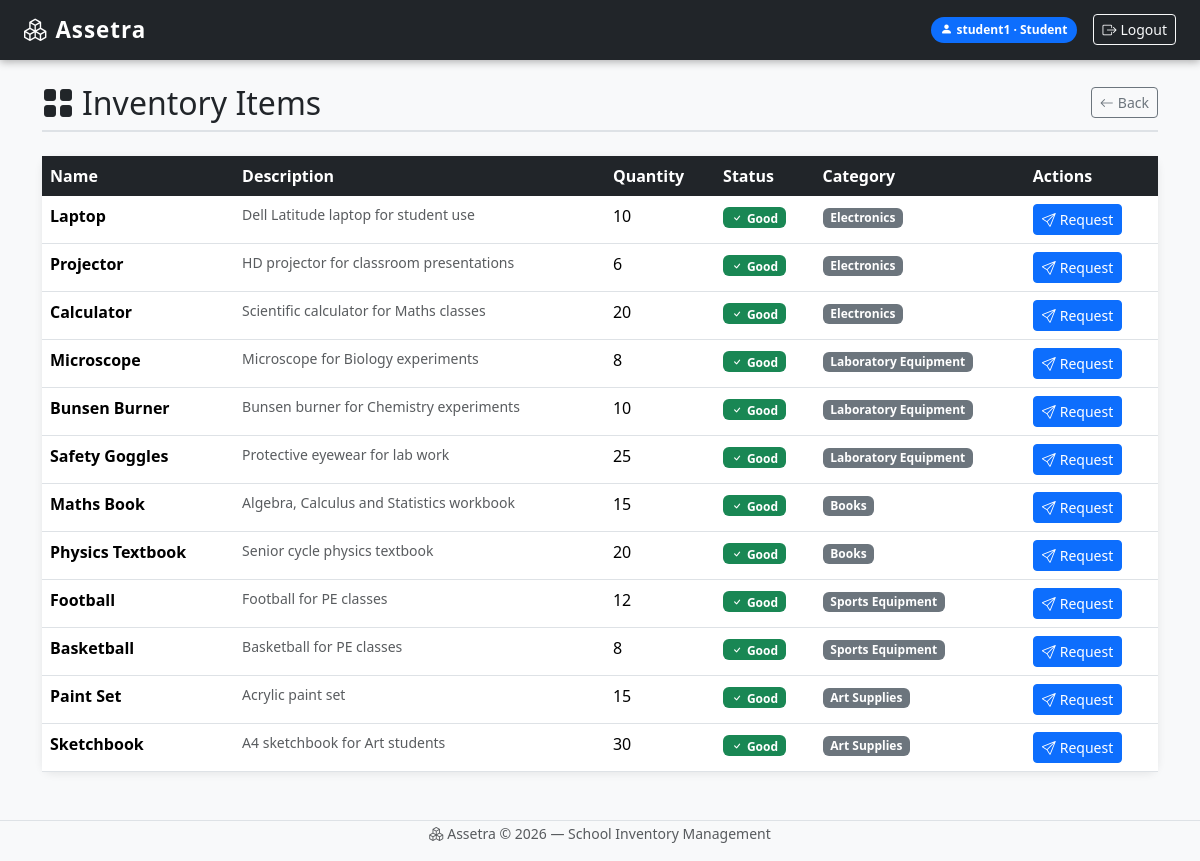
The page /items/ (signed in) on the database its author committed.
### inventory/models.py (models this page shows, shortened)
class Item(models.Model):
    name = models.CharField(max_length=100)
    description = models.TextField()
    quantity = models.IntegerField()
    category = models.ForeignKey(Category, on_delete=models.CASCADE)

class Category(models.Model):
    name = models.CharField(max_length=100)
    description = models.TextField()

### inventory/views.py (the view)
# urls.py: path('items/', views.item_list, name='item_list'),
def item_list(request):
    items = Item.objects.select_related('category').all()
    return render(request, 'inventory/items.html', {'items': items})

### inventory/templates/inventory/items.html (shortened to what this page needs)
{% extends "inventory/base.html" %}
{% block content %}
{% with role=user.groups.first.name %}
<div class="d-flex justify-content-between align-items-center page-header">
    <h2 class="mb-0"><i class="bi bi-grid-fill me-2"></i>Inventory Items</h2>
    <div class="d-flex gap-2">
        <a href="/" class="btn btn-outline-secondary btn-sm"><i class="bi bi-arrow-left me-1"></i>Back</a>
    </div>
</div>
{% if items %}
<div class="card mt-3">
    <div class="card-body p-0">
        <table class="table table-hover mb-0">
            <thead>
                <tr>
                    <th>Name</th>
                    <th>Description</th>
                    <th>Quantity</th>
                    <th>Status</th>
                    <th>Category</th>
                    {% if role == "Student" or role == "Staff" or role == "Manager" %}
                        <th>Actions</th>
                    {% endif %}
                </tr>
            </thead>
            <tbody>
                {% for item in items %}
                <tr>
                    <td class="fw-semibold">{{ item.name }}</td>
                    <td class="text-muted small">{{ item.description }}</td>
                    <td>{{ item.quantity }}</td>
                    <td>
                        {% if item.quantity > 5 %}
                            <span class="badge bg-success"><i class="bi bi-check me-1"></i>Good</span>
                        {% elif item.quantity > 0 %}
                            <span class="badge bg-warning text-dark"><i class="bi bi-exclamation me-1"></i>Low</span>
                        {% else %}
                            <span class="badge bg-danger"><i class="bi bi-x me-1"></i>Out</span>
                        {% endif %}
                    </td>
                    <td><span class="badge bg-secondary">{{ item.category.name }}</span></td>
                    {% if role == "Student" or role == "Staff" or role == "Manager" %}
                    <td>
                        {% if role == "Student" %}
                            {% if item.quantity > 0 %}
                                <a href="/request/{{ item.id }}/" class="btn btn-primary btn-sm">
                                    <i class="bi bi-send me-1"></i>Request
                                </a>
                            {% else %}
                                <span class="text-danger small">Out of Stock</span>
                            {% endif %}
                        {% endif %}
                    </td>
                    {% endif %}
                </tr>
                {% endfor %}
            </tbody>
        </table>
    </div>
</div>
{% else %}
<div class="alert alert-info mt-3"><i class="bi bi-info-circle me-2"></i>No items available.</div>
{% endif %}
{% endwith %}
{% endblock %}

### inventory/templates/inventory/base.html (shortened to what this page needs)
<!DOCTYPE html>
<html lang="en">
<head>
    <link href="https://cdn.jsdelivr.net/npm/bootstrap@5.3.3/dist/css/bootstrap.min.css" rel="stylesheet">
    <link href="https://cdn.jsdelivr.net/npm/bootstrap-icons@1.11.3/font/bootstrap-icons.min.css" rel="stylesheet">
</head>
<body>
<nav class="navbar navbar-dark bg-dark px-4">
    <a href="/" class="navbar-brand"><i class="bi bi-boxes me-2"></i>Assetra</a>
    <div class="d-flex align-items-center gap-3">
        {% if user.is_authenticated %}
            <span class="role-badge role-{{ user.groups.first.name }}">
                <i class="bi bi-person-fill me-1"></i>{{ user.username }} &middot; {{ user.groups.first.name }}
            </span>
            <form action="/logout/" method="post" class="m-0">
                <button type="submit" class="btn btn-outline-light btn-sm">
                    <i class="bi bi-box-arrow-right me-1"></i>Logout
                </button>
            </form>
        {% endif %}
    </div>
</nav>
<div class="container mt-4">
    {% block content %}{% endblock %}
</div>
<footer class="text-center mt-5 mb-3 text-muted">
    <small><i class="bi bi-boxes me-1"></i>Assetra &copy; 2026 &mdash; School Inventory Management</small>
</footer>
</body>
</html>

### inventory/templates/inventory/base.html (style rules this page uses)
body { background-color: #f8f9fa; }
.navbar { box-shadow: 0 2px 8px rgba(0,0,0,0.3); }
.navbar-brand { font-weight: 700; font-size: 1.4rem; letter-spacing: 1px; }
.role-badge { font-size: 0.75rem; padding: 4px 10px; border-radius: 20px; font-weight: 600; }
.role-Student { background: #0d6efd; color: #fff; }
.card { border: none; box-shadow: 0 2px 8px rgba(0,0,0,0.08); border-radius: 12px; }
.table thead th { background-color: #212529; color: #fff; border: none; }
footer { border-top: 1px solid #dee2e6; }
.page-header { border-bottom: 2px solid #dee2e6; padding-bottom: 0.5rem; margin-bottom: 1.5rem; }

### rows shown on the page
Item: name "Laptop", description "Dell Latitude laptop for student use", quantity "10", shows "Good", category.name "Electronics"
Item: name "Projector", description "HD projector for classroom presentations", quantity "6", shows "Good", category.name "Electronics"
Item: name "Calculator", description "Scientific calculator for Maths classes", quantity "20", shows "Good", category.name "Electronics"
Item: name "Microscope", description "Microscope for Biology experiments", quantity "8", shows "Good", category.name "Laboratory Equipment"
Item: name "Bunsen Burner", description "Bunsen burner for Chemistry experiments", quantity "10", shows "Good", category.name "Laboratory Equipment"
Item: name "Safety Goggles", description "Protective eyewear for lab work", quantity "25", shows "Good", category.name "Laboratory Equipment"
Item: name "Maths Book", description "Algebra, Calculus and Statistics workbook", quantity "15", shows "Good", category.name "Books"
Item: name "Physics Textbook", description "Senior cycle physics textbook", quantity "20", shows "Good", category.name "Books"
Item: name "Football", description "Football for PE classes", quantity "12", shows "Good", category.name "Sports Equipment"
Item: name "Basketball", description "Basketball for PE classes", quantity "8", shows "Good", category.name "Sports Equipment"
Item: name "Paint Set", description "Acrylic paint set", quantity "15", shows "Good", category.name "Art Supplies"
Item: name "Sketchbook", description "A4 sketchbook for Art students", quantity "30", shows "Good", category.name "Art Supplies"

### other values the page prints
{{ user.username }} "student1"
{{ user.groups.first.name }} "Student"
